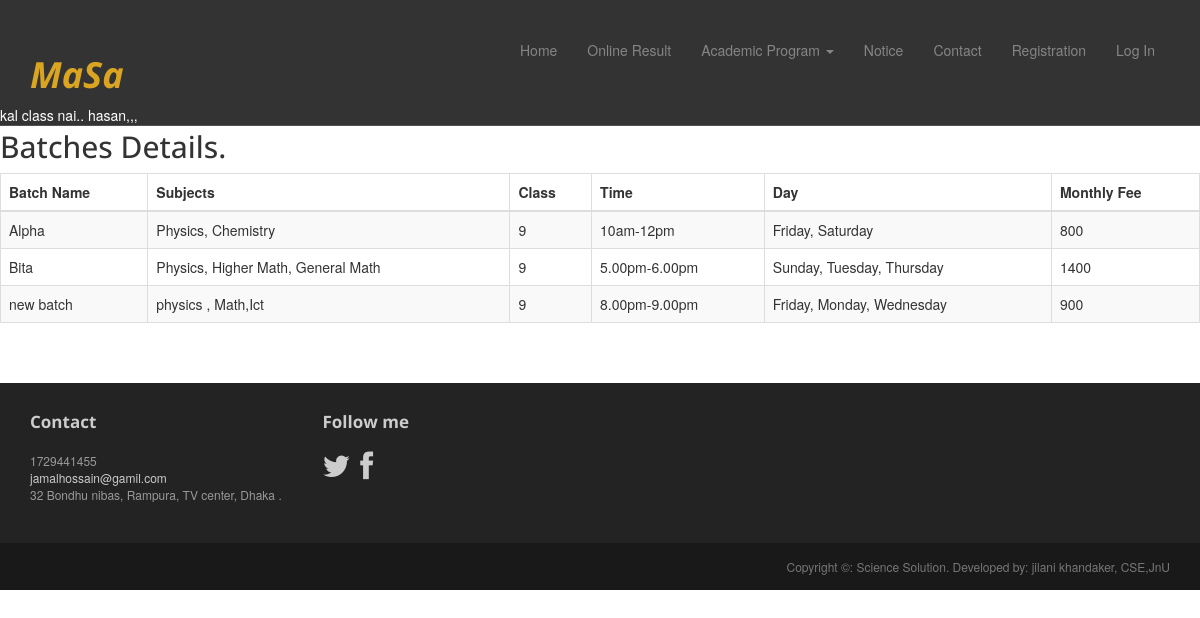
The page /class9.php on the database its author committed.
### tables this page shows
CREATE TABLE IF NOT EXISTS `tbl_notice` (
`notice_id` int(30) NOT NULL,
  `notice_des` varchar(400) NOT NULL,
  `notice_type` varchar(20) NOT NULL,
  `date` date NOT NULL,
  `deletion_status` tinyint(2) NOT NULL DEFAULT '0'
);

CREATE TABLE IF NOT EXISTS `tbl_batch` (
`batch_id` int(20) NOT NULL,
  `batch_name` varchar(50) NOT NULL,
  `subjects` varchar(100) NOT NULL,
  `class` int(50) NOT NULL,
  `time` varchar(50) NOT NULL,
  `day` varchar(50) NOT NULL,
  `fee` int(20) NOT NULL,
  `deletion_status` tinyint(1) NOT NULL DEFAULT '0'
);

CREATE TABLE IF NOT EXISTS `tbl_contact_info` (
`contact_info_id` int(1) NOT NULL,
  `email` varchar(30) NOT NULL,
  `address` text NOT NULL,
  `phone` int(15) NOT NULL
);

### class9.php (called while the page is built)
<?php
$pages="class9";
include './index.php';

### application.php (called while the page is built, shortened)
<?php
class Application {
    public function __construct() {
        $host_name = 'localhost';
        $user_name = 'root';
        $password = '';
        $db_name = 'sciencesolution';
        $con = mysqli_connect($host_name, $user_name, $password);
        if ($con) {
            $db_select = mysqli_select_db($con, $db_name);
            if ($db_select) {
                return $con;
            } else {
                die('Database not selected' . mysqli_error($con));
            }
        } else {
            die('Database server connection fail' . mysqli_error($con));
        }
    }
     public function select_all_batch_info($class){
        $con = $this->__construct();
        $sql = "SELECT * FROM tbl_batch WHERE deletion_status = 0 AND class='$class' ";
        if (mysqli_query($con, $sql)) {
            $query_result = mysqli_query($con, $sql);
            return $query_result;
        } else {
            die('Query problem' . mysqli_error($con));
        }
    }
    public function get_contact_info(){
        $con = $this->__construct();
        $sql = "SELECT * From tbl_contact_info   ";
        if (mysqli_query($con, $sql)) {
            $query_result = mysqli_query($con, $sql);
            return $query_result;
        } else {
            die('Query problem' . mysqli_error($con));
        }
    }
    public function select_latest_notice(){
        $con = $this->__construct();
        $sql3= " SELECT MAX(notice_id) FROM tbl_notice WHERE notice_type='main' AND deletion_status='0' ";
            if (mysqli_query($con, $sql3)) {
      $qu_res = mysqli_query($con, $sql3);
            $max_notice_id = mysqli_fetch_assoc($qu_res);
           $last_notice_id=$max_notice_id['MAX(notice_id)'];
           $sql = "SELECT * From tbl_notice  where notice_id = '$last_notice_id'  ";
        if (mysqli_query($con, $sql)) {
            $query_result = mysqli_query($con, $sql);
            return $query_result;
        } else {
            die('Query problem' . mysqli_error($con));
        }
               }
               }
}

### pages/class9_page_content.php (the view, shortened to what this page needs)
<br/><br/><br/><br/><br/>
<?php
   $class=9;
  $query_result=$obj_app->select_all_batch_info($class);
?>
<div class="row-fluid sortable">
    <div class="box span12">
        <div class="box-header" data-original-title>
            <h2><i class="halflings-icon user"></i><span class="break"></span>Batches Details.</h2>
        </div>
        <div class="box-content">
            <table class="table table-striped table-bordered bootstrap-datatable datatable">
                <thead>
                    <tr>
                        <th> Batch Name</th>
                        <th>Subjects</th>
                        <th>Class </th>
                         <th>Time</th>
                          <th>Day</th>
                           <th>Monthly Fee</th>
                    </tr>
                </thead>
                <tbody>
                    <?php while ($qu_info=  mysqli_fetch_assoc($query_result)) { ?>
                    <tr>
                        <td><?php echo $qu_info['batch_name']; ?></td>
                        <td class="center"><?php echo $qu_info['subjects']; ?></td>
                        <td class="center"><?php echo $qu_info['class']; ?></td>
                        <td class="center"><?php echo $qu_info['time']; ?></td>
                         <td class="center"><?php echo $qu_info['day']; ?></td>
                          <td class="center"><?php echo $qu_info['fee']; ?></td>
                    </tr>
                    <?php } ?>
                </tbody>
            </table>
        </div>
    </div>
</div>

### include/menu.php (shortened to what this page needs)
<?php
$result = $obj_app-> select_latest_notice();
$latest_notice = mysqli_fetch_assoc($result);
?>
<div class="navbar navbar-inverse navbar-fixed-top headroom" >
    <div class="container">
        <div class="navbar-header">
            <h1 style="color: goldenrod; "> <i><b>MaSa </b></i></h1>
        </div>
        <div class="navbar-collapse collapse">
            <ul class="nav navbar-nav pull-right">
                <?php if(isset($pages)) { ?>
                <li><a href="index.php">Home</a></li>
                <?php if ($pages == 'result_page'){ ?>
                <li class="active"><a href="result.php">Online Result</a></li>
                <?php }  else {?>
                <li><a href="result.php">Online Result</a></li>
                <?php }
                if ($pages == 'class8'|| $pages == 'class9' || $pages == 'class10' ||$pages == 'class11'){ ?>
                <li class="dropdown" class="active">
                    <a href="#" class="dropdown-toggle" data-toggle="dropdown">Academic Program <b class="caret"></b></a>
                </li>
                <?php }
                if ($pages == 'notice_page'){ ?>
                <li   class="active" ><a href="notice.php">Notice </a></li>
                <?php }  else {?>
                <li ><a href="notice.php">Notice </a></li>
                <?php }
                if ($pages == 'contact'){ ?>
                <li class="active" ><a href="contact.php">Contact</a></li>
                <?php }  else {?>
                <li><a href="contact.php">Contact</a></li>
                <?php }
                if ($pages == 'signup'){ ?>
                <li class="active"><a href="signup.php">Registration</a></li>
                <?php }  else {?>
                <li><a href="signup.php">Registration</a></li>
                <?php } ?>
                 <li><a href="admin/index.php">Log In</a></li>
                <?php } ?>
            </ul>
        </div>
    </div>
    <div  style="color: #ffffff; "> <marquee> <?php echo $latest_notice['notice_des']; ?> </marquee></div>
</div>

### include/footer.php (shortened to what this page needs)
<?php
$query_res = $obj_app -> get_contact_info();
$contact_info = mysqli_fetch_assoc($query_res);
?>
<footer id="footer" class="top-space">
    <div class="footer1">
        <div class="container">
            <div class="row">
                <div class="col-md-3 widget">
                    <h3 class="widget-title">Contact</h3>
                    <div class="widget-body">
                        <p><?php   echo $contact_info['phone']; ?><br>
                            <a href="mailto:#"><?php   echo $contact_info['email']; ?></a><br>
                            <?php   echo $contact_info['address']; ?>
                        </p>
                    </div>
                </div>
                <div class="col-md-6 widget">
                    <h3 class="widget-title">Follow me</h3>
                    <div class="widget-body">
                        <p class="follow-me-icons">
                            <a href=""><i class="fa fa-twitter fa-2"></i></a>
                            <a href="https://www.facebook.com/jilanikhandaker"><i class="fa fa-facebook fa-2"></i></a>
                        </p>
                    </div>
                </div>
            </div>
        </div>
    </div>
    <div class="footer2">
        <div class="container">
            <div class="row">
                <div class="col-md-6 widget">
                </div>
                <div class="col-md-6 widget" >
                    <div class="widget-body" >
                        <p class="text-right" >
                            Copyright &copy: Science Solution. Developed by: jilani khandaker, CSE,JnU
                        </p>
                    </div>
                </div>
            </div>
        </div>
    </div>
</footer>

### assets/css/main.css (style rules this page uses)
.headroom { -webkit-transition: all 0.4s ease-out; -moz-transition: all 0.4s ease-out; -o-transition: all 0.4s ease-out; transition: all 0.4s ease-out; }
h1, h2, h3, h4, h5, h6 { font-family:"Open sans", Helvetica, Arial; }
h1, .h1, h2, .h2, h3, .h3 { margin-top:30px; }
.top-space { margin-top: 60px; }
.footer1 { background: #232323; padding: 30px 0 0 0; font-size: 12px; color: #999; }
.footer1 a { color: #ccc; }
.footer1 .widget { margin-bottom:30px; }
.footer1 .widget-title { font-size: 17px; font-weight: bold; color: #ccc; margin: 0 0 20px; }
.follow-me-icons { font-size:30px; }
.follow-me-icons i { float:left; margin:0 10px 0 0; }
.footer2 { background: #191919; padding: 15px 0; color: #777; font-size: 12px; }
.footer2 p { margin: 0; }

### rows shown on the page
tbl_notice: notice_des "kal class nai.. hasan,,,"
tbl_batch: batch_name "Alpha", subjects "Physics, Chemistry", class "9", time "10am-12pm", day "Friday, Saturday", fee "800"
tbl_batch: batch_name "Bita", subjects "Physics, Higher Math, General Math", class "9", time "5.00pm-6.00pm", day "Sunday, Tuesday, Thursday", fee "1400"
tbl_batch: batch_name "new batch", subjects "physics , Math,Ict", class "9", time "8.00pm-9.00pm", day "Friday, Monday, Wednesday", fee "900"
tbl_contact_info: phone "1729441455", email "jamalhossain@gamil.com", address "32 Bondhu nibas, Rampura, TV center, Dhaka ."
